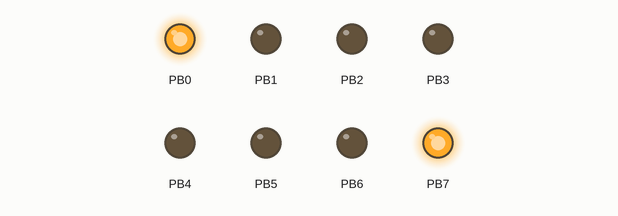
The program below on a simulated ATmega128, built with avr-gcc and emulated at 16 MHz. Shown: output pins drawn as LEDs (lit = HIGH).

Above: at 0.1 s.
At 0.7 s:
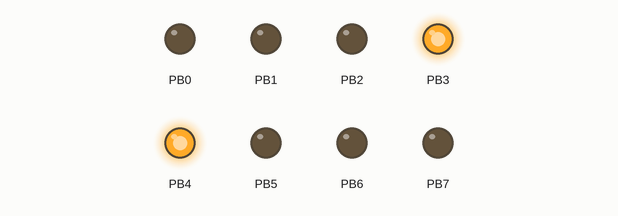
At 1.7 s:
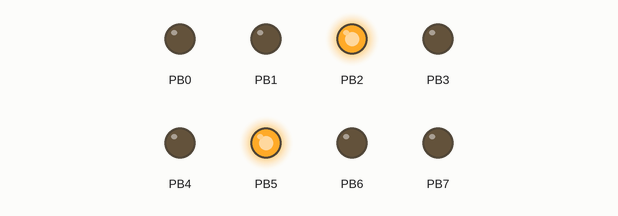
At 2.7 s:
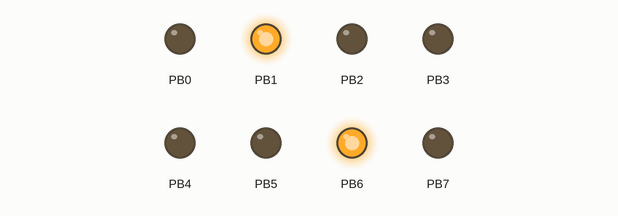
Timing chart, 0 to 3.0 s (numbered marks = the images above):
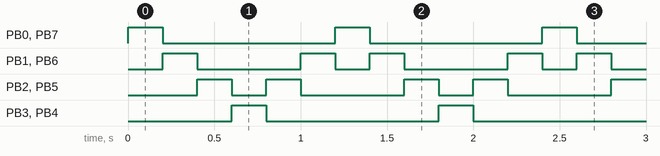

Measured:
- by itself, PB0, PB3, PB4, PB7: alternates HIGH for 0.20 s and LOW for 1.0 s
- by itself, PB1, PB6: repeats every 1.2 s: LOW 0.60 s, HIGH 0.20 s, LOW 0.20 s, HIGH 0.20 s
- by itself, PB2, PB5: repeats every 1.2 s: LOW 0.20 s, HIGH 0.20 s, LOW 0.60 s, HIGH 0.20 s

The program:

main.c
```c
#define F_CPU 16000000UL // CPU 클럭 시간
#include <avr/io.h>
#include <util/delay.h>
#define LED_DDR     DDRB // LED 제어를 위한 포트의 데이터 방향 레지스터
#define LED_PORT    PORTB // LED를 켜고 끄기 위한 포트

int main(void)
{
	LED_DDR = 0xff; // 포트를 출력으로 설정

	while (1)
	{


 		for (uint8_t i = 0; i < 3; i++) // 0부터 3까지 반복                             좌 우측 사이드부터 한칸씩 안쪽으로 이동. 누적x
 		{
 			LED_PORT = ((0x80>>i) | (0x01<<i)); // LED 위치를 오른쪽으로 이동
 			_delay_ms(200);
 		}

 		for (uint8_t i = 0; i < 3; i++) // 0부터 3까지 반복
 		{
 			LED_PORT = ((0x10<<i) | (0x08>>i)); // LED 위치를 오른쪽으로 이동
 			_delay_ms(200);
 		}

// 		for (uint8_t i = 0; i < 8; i++) // 0부터 7까지 반복                            한칸씩 누적으로 on, 다 켜지면 다시 한개씩 off.
// 		{
// 			int sum;
// 			sum = PORTB;
// 			PORTB = (0x01 << i) | sum;
//
// 			//PORTB += (0x01 << i) //위에랑 같은 의미 ㅇㅇㅇ
//
// 			_delay_ms(200);
// 		}
//
// 		for (uint8_t i = 0; i < 9; i++)
// 		 		{
// 		 			LED_PORT = 0xff>>i;
// 		 			_delay_ms(200);
// 				}
	}
}
```
